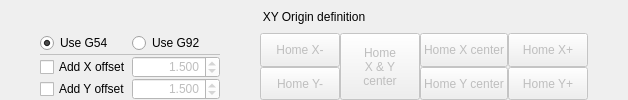
        <widget class="QWidget" name="gbDefineOriginXY" native="true">
         <layout class="QGridLayout" name="gridLayout_9">
          <property name="leftMargin">
           <number>0</number>
          </property>
          <property name="topMargin">
           <number>0</number>
          </property>
          <property name="rightMargin">
           <number>0</number>
          </property>
          <property name="bottomMargin">
           <number>0</number>
          </property>
          <property name="spacing">
           <number>0</number>
          </property>
          <item row="0" column="1" colspan="3">
           <widget class="QLabel" name="label_6">
            <property name="sizePolicy">
             <sizepolicy hsizetype="Expanding" vsizetype="Preferred">
              <horstretch>0</horstretch>
              <verstretch>0</verstretch>
             </sizepolicy>
            </property>
            <property name="text">
             <string>XY Origin definition</string>
            </property>
            <property name="alignment">
             <set>Qt::AlignCenter</set>
            </property>
           </widget>
          </item>
          <item row="1" column="0">
           <spacer name="horizontalSpacer_29">
            <property name="orientation">
             <enum>Qt::Horizontal</enum>
            </property>
            <property name="sizeHint" stdset="0">
             <size>
              <width>40</width>
              <height>20</height>
             </size>
            </property>
           </spacer>
          </item>
          <item row="1" column="1">
           <widget class="QWidget" name="qwOffsetXY" native="true">
            <layout class="QGridLayout" name="gridLayout_13">
             <property name="leftMargin">
              <number>0</number>
             </property>
             <property name="topMargin">
              <number>0</number>
             </property>
             <property name="rightMargin">
              <number>0</number>
             </property>
             <property name="bottomMargin">
              <number>0</number>
             </property>
             <property name="spacing">
              <number>0</number>
             </property>
             <item row="0" column="0">
              <widget class="QRadioButton" name="rbtDefineOriginXY_G54">
               <property name="text">
                <string>Use G54</string>
               </property>
               <property name="checked">
                <bool>true</bool>
               </property>
              </widget>
             </item>
             <item row="0" column="1">
              <widget class="QRadioButton" name="rbtDefineOriginXY_G92">
               <property name="styleSheet">
                <string notr="true"/>
               </property>
               <property name="text">
                <string>Use G92</string>
               </property>
              </widget>
             </item>
             <item row="1" column="0" colspan="2">
              <widget class="Line" name="line_2">
               <property name="styleSheet">
                <string notr="true">color: #c0c0c0</string>
               </property>
               <property name="frameShadow">
                <enum>QFrame::Plain</enum>
               </property>
               <property name="orientation">
                <enum>Qt::Horizontal</enum>
               </property>
              </widget>
             </item>
             <item row="2" column="0">
              <widget class="QCheckBox" name="chkAddOffsetX">
               <property name="toolTip">
                <string>Add or subtract X offset to the probed point for the X origin definition.</string>
               </property>
               <property name="text">
                <string>Add X offset</string>
               </property>
              </widget>
             </item>
             <item row="2" column="1">
              <widget class="QDoubleSpinBox" name="dsbOriginOffsetX">
               <property name="enabled">
                <bool>false</bool>
               </property>
               <property name="maximumSize">
                <size>
                 <width>16777215</width>
                 <height>23</height>
                </size>
               </property>
               <property name="toolTip">
                <string>Add or subtract X offset to the probed point for the X origin definition.</string>
               </property>
               <property name="styleSheet">
                <string notr="true">background: palette(Base)</string>
               </property>
               <property name="alignment">
                <set>Qt::AlignRight|Qt::AlignTrailing|Qt::AlignVCenter</set>
               </property>
               <property name="decimals">
                <number>3</number>
               </property>
               <property name="minimum">
                <double>-10000.000000000000000</double>
               </property>
               <property name="maximum">
                <double>10000.000000000000000</double>
               </property>
               <property name="singleStep">
                <double>0.100000000000000</double>
               </property>
               <property name="value">
                <double>1.500000000000000</double>
               </property>
              </widget>
             </item>
             <item row="3" column="0">
              <widget class="QCheckBox" name="chkAddOffsetY">
               <property name="toolTip">
                <string>Add or subtract Y offset to the probed point for the Y origin definition.</string>
               </property>
               <property name="text">
                <string>Add Y offset</string>
               </property>
              </widget>
             </item>
             <item row="3" column="1">
              <widget class="QDoubleSpinBox" name="dsbOriginOffsetY">
               <property name="enabled">
                <bool>false</bool>
               </property>
               <property name="maximumSize">
                <size>
                 <width>16777215</width>
                 <height>23</height>
                </size>
               </property>
               <property name="toolTip">
                <string>Add or subtract Y offset to the probed point for the Y origin definition.</string>
               </property>
               <property name="styleSheet">
                <string notr="true">background: palette(Base)</string>
               </property>
               <property name="alignment">
                <set>Qt::AlignRight|Qt::AlignTrailing|Qt::AlignVCenter</set>
               </property>
               <property name="decimals">
                <number>3</number>
               </property>
               <property name="minimum">
                <double>-10000.000000000000000</double>
               </property>
               <property name="maximum">
                <double>10000.000000000000000</double>
               </property>
               <property name="singleStep">
                <double>0.100000000000000</double>
               </property>
               <property name="value">
                <double>1.500000000000000</double>
               </property>
              </widget>
             </item>
            </layout>
           </widget>
          </item>
          <item row="1" column="2">
           <spacer name="horizontalSpacer_30">
            <property name="orientation">
             <enum>Qt::Horizontal</enum>
            </property>
            <property name="sizeHint" stdset="0">
             <size>
              <width>40</width>
              <height>20</height>
             </size>
            </property>
           </spacer>
          </item>
          <item row="1" column="3">
           <widget class="QWidget" name="qwCenterButtonsXY" native="true">
            <layout class="QGridLayout" name="gridLayout_15">
             <property name="leftMargin">
              <number>0</number>
             </property>
             <property name="topMargin">
              <number>0</number>
             </property>
             <property name="rightMargin">
              <number>0</number>
             </property>
             <property name="bottomMargin">
              <number>0</number>
             </property>
             <property name="spacing">
              <number>0</number>
             </property>
             <item row="0" column="0">
              <widget class="QPushButton" name="btnHomeMoinsX">
               <property name="enabled">
                <bool>false</bool>
               </property>
               <property name="sizePolicy">
                <sizepolicy hsizetype="Minimum" vsizetype="Preferred">
                 <horstretch>0</horstretch>
                 <verstretch>0</verstretch>
                </sizepolicy>
               </property>
               <property name="cursor">
                <cursorShape>PointingHandCursor</cursorShape>
               </property>
               <property name="text">
                <string>Home X-</string>
               </property>
              </widget>
             </item>
             <item row="0" column="1" rowspan="2">
              <widget class="QPushButton" name="btnHomeCenterXY">
               <property name="enabled">
                <bool>false</bool>
               </property>
               <property name="sizePolicy">
                <sizepolicy hsizetype="Minimum" vsizetype="Minimum">
                 <horstretch>0</horstretch>
                 <verstretch>0</verstretch>
                </sizepolicy>
               </property>
               <property name="cursor">
                <cursorShape>PointingHandCursor</cursorShape>
               </property>
               <property name="text">
                <string>Home
X &amp;&amp; Y
center</string>
               </property>
              </widget>
             </item>
             <item row="0" column="2">
              <widget class="QPushButton" name="btnHomeCenterX">
               <property name="enabled">
                <bool>false</bool>
               </property>
               <property name="sizePolicy">
                <sizepolicy hsizetype="Minimum" vsizetype="Preferred">
                 <horstretch>0</horstretch>
                 <verstretch>0</verstretch>
                </sizepolicy>
               </property>
               <property name="cursor">
                <cursorShape>PointingHandCursor</cursorShape>
               </property>
               <property name="text">
                <string>Home X center</string>
               </property>
              </widget>
             </item>
             <item row="0" column="3">
              <widget class="QPushButton" name="btnHomePlusX">
               <property name="enabled">
                <bool>false</bool>
               </property>
               <property name="sizePolicy">
                <sizepolicy hsizetype="Minimum" vsizetype="Preferred">
                 <horstretch>0</horstretch>
                 <verstretch>0</verstretch>
                </sizepolicy>
               </property>
               <property name="cursor">
                <cursorShape>PointingHandCursor</cursorShape>
               </property>
               <property name="text">
                <string>Home X+</string>
               </property>
              </widget>
             </item>
             <item row="1" column="0">
              <widget class="QPushButton" name="btnHomeMoinsY">
               <property name="enabled">
                <bool>false</bool>
               </property>
               <property name="sizePolicy">
                <sizepolicy hsizetype="Minimum" vsizetype="Preferred">
                 <horstretch>0</horstretch>
                 <verstretch>0</verstretch>
                </sizepolicy>
               </property>
               <property name="cursor">
                <cursorShape>PointingHandCursor</cursorShape>
               </property>
               <property name="text">
                <string>Home Y-</string>
               </property>
              </widget>
             </item>
             <item row="1" column="2">
              <widget class="QPushButton" name="btnHomeCenterY">
               <property name="enabled">
                <bool>false</bool>
               </property>
               <property name="sizePolicy">
                <sizepolicy hsizetype="Minimum" vsizetype="Preferred">
                 <horstretch>0</horstretch>
                 <verstretch>0</verstretch>
                </sizepolicy>
               </property>
               <property name="cursor">
                <cursorShape>PointingHandCursor</cursorShape>
               </property>
               <property name="text">
                <string>Home Y center</string>
               </property>
              </widget>
             </item>
             <item row="1" column="3">
              <widget class="QPushButton" name="btnHomePlusY">
               <property name="enabled">
                <bool>false</bool>
               </property>
               <property name="sizePolicy">
                <sizepolicy hsizetype="Minimum" vsizetype="Preferred">
                 <horstretch>0</horstretch>
                 <verstretch>0</verstretch>
                </sizepolicy>
               </property>
               <property name="cursor">
                <cursorShape>PointingHandCursor</cursorShape>
               </property>
               <property name="text">
                <string>Home Y+</string>
               </property>
              </widget>
             </item>
            </layout>
           </widget>
          </item>
          <item row="1" column="4">
           <spacer name="horizontalSpacer_31">
            <property name="orientation">
             <enum>Qt::Horizontal</enum>
            </property>
            <property name="sizeHint" stdset="0">
             <size>
              <width>40</width>
              <height>20</height>
             </size>
            </property>
           </spacer>
          </item>
         </layout>
        </widget>
